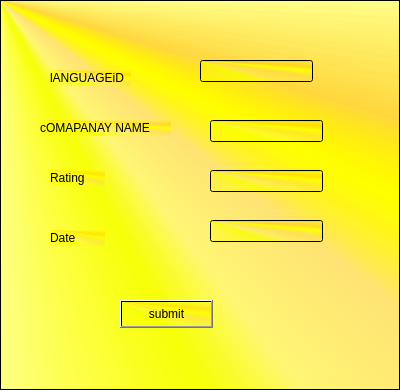
<?xml version="1.0" encoding="UTF-8"?>
<ui version="4.0">
 <class>survey</class>
 <widget class="QFrame" name="survey">
  <property name="geometry">
   <rect>
    <x>0</x>
    <y>0</y>
    <width>400</width>
    <height>390</height>
   </rect>
  </property>
  <property name="windowTitle">
   <string>Frame</string>
  </property>
  <property name="styleSheet">
   <string notr="true">background-color: qconicalgradient(cx:0, cy:0, angle:135, stop:0 rgba(255, 255, 0, 69), stop:0.375 rgba(255, 255, 0, 69), stop:0.423533 rgba(251, 255, 0, 145), stop:0.45 rgba(247, 255, 0, 208), stop:0.477581 rgba(255, 244, 71, 130), stop:0.518717 rgba(255, 218, 71, 130), stop:0.55 rgba(255, 255, 0, 255), stop:0.57754 rgba(255, 203, 0, 130), stop:0.625 rgba(255, 255, 0, 69), stop:1 rgba(255, 255, 0, 69));</string>
  </property>
  <property name="frameShape">
   <enum>QFrame::StyledPanel</enum>
  </property>
  <property name="frameShadow">
   <enum>QFrame::Raised</enum>
  </property>
  <widget class="QLabel" name="label">
   <property name="geometry">
    <rect>
     <x>50</x>
     <y>70</y>
     <width>81</width>
     <height>16</height>
    </rect>
   </property>
   <property name="text">
    <string>lANGUAGEiD</string>
   </property>
  </widget>
  <widget class="QLabel" name="label_2">
   <property name="geometry">
    <rect>
     <x>40</x>
     <y>120</y>
     <width>131</width>
     <height>16</height>
    </rect>
   </property>
   <property name="text">
    <string>cOMAPANAY NAME</string>
   </property>
  </widget>
  <widget class="QLabel" name="label_3">
   <property name="geometry">
    <rect>
     <x>50</x>
     <y>170</y>
     <width>55</width>
     <height>16</height>
    </rect>
   </property>
   <property name="text">
    <string>Rating</string>
   </property>
  </widget>
  <widget class="QLabel" name="label_4">
   <property name="geometry">
    <rect>
     <x>50</x>
     <y>230</y>
     <width>55</width>
     <height>16</height>
    </rect>
   </property>
   <property name="text">
    <string>Date</string>
   </property>
  </widget>
  <widget class="QLineEdit" name="txtid">
   <property name="geometry">
    <rect>
     <x>200</x>
     <y>60</y>
     <width>113</width>
     <height>22</height>
    </rect>
   </property>
  </widget>
  <widget class="QLineEdit" name="txtname">
   <property name="geometry">
    <rect>
     <x>210</x>
     <y>120</y>
     <width>113</width>
     <height>22</height>
    </rect>
   </property>
  </widget>
  <widget class="QLineEdit" name="txtratings">
   <property name="geometry">
    <rect>
     <x>210</x>
     <y>170</y>
     <width>113</width>
     <height>22</height>
    </rect>
   </property>
  </widget>
  <widget class="QLineEdit" name="txtdate">
   <property name="geometry">
    <rect>
     <x>210</x>
     <y>220</y>
     <width>113</width>
     <height>22</height>
    </rect>
   </property>
  </widget>
  <widget class="QPushButton" name="btnsubmit">
   <property name="geometry">
    <rect>
     <x>120</x>
     <y>300</y>
     <width>93</width>
     <height>28</height>
    </rect>
   </property>
   <property name="text">
    <string>submit</string>
   </property>
  </widget>
 </widget>
 <resources/>
 <connections/>
</ui>
